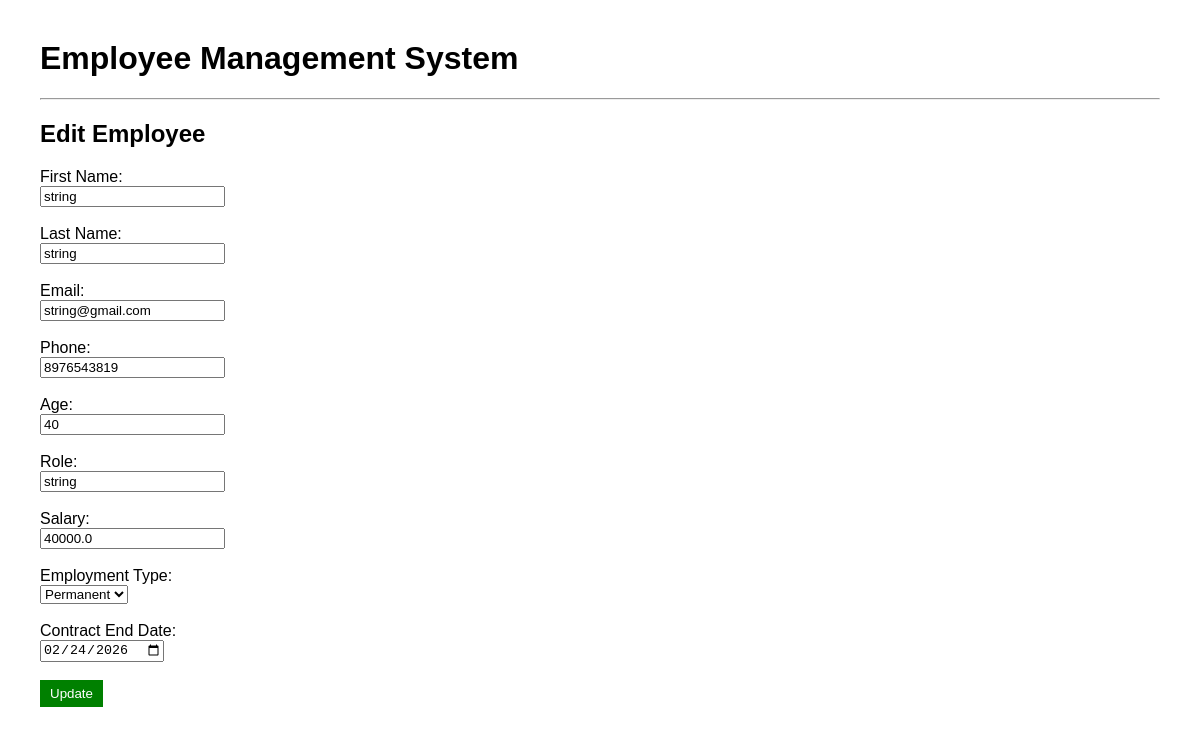
Page /employees/edit/1 on the committed database.
### app/employees/model.py (models this page shows)
class Employee(Base):
    __tablename__ = "employees"
    id = Column(Integer, primary_key=True)
    username = Column(String, unique=True, nullable=False, index=True)
    password = Column(String, nullable=False)
    first_name = Column(String, nullable=False)
    last_name = Column(String, nullable=False)
    email = Column(String, unique=True, nullable=False)
    phone_number = Column(String, nullable=False)
    age = Column(Integer, nullable=False)
    role = Column(String, nullable=False)
    salary = Column(Float, nullable=False)
    employment_type = Column(String, nullable=False)
    contract_end_date = Column(Date, nullable=True)
    created_at = Column(DateTime(timezone=True), server_default=func.now())
    updated_at = Column(
        DateTime(timezone=True), server_default=func.now(), onupdate=func.now()
    )

### app/employees/router.py (the view)
@router.get("/edit/{employee_id}")
def edit_employee_page(
    employee_id: int,
    request: Request,
    service: EmployeeService = Depends(get_employee_service),
):
    try:
        employee = service.get_employee(employee_id)
        return templates.TemplateResponse(
            "edit_employee.html",
            {"request": request, "employee": employee, "errors": None},
        )
    except ValueError as e:
        raise HTTPException(status_code=404, detail=str(e))

### templates/edit_employee.html (shortened to what this page needs)
{% extends "base.html" %}
{% block content %}
<h2>Edit Employee</h2>
<form method="post" action="/employees/edit/{{ employee.id }}">
    <label>First Name:</label><br>
    <input type="text" name="first_name" value="{{ employee.first_name }}"><br><br>
    <label>Last Name:</label><br>
    <input type="text" name="last_name" value="{{ employee.last_name }}"><br><br>
    <label>Email:</label><br>
    <input type="email" name="email" value="{{ employee.email }}"><br><br>
    <label>Phone:</label><br>
    <input type="text" name="phone_number" value="{{ employee.phone_number }}"><br><br>
    <label>Age:</label><br>
    <input type="number" name="age" value="{{ employee.age }}"><br><br>
    <label>Role:</label><br>
    <input type="text" name="role" value="{{ employee.role }}"><br><br>
    <label>Salary:</label><br>
    <input type="number" step="0.01" name="salary" value="{{ employee.salary }}"><br><br>
    <label>Employment Type:</label><br>
    <select name="employment_type">
        <option value="Permanent" {% if employee.employment_type=="Permanent" %}selected{% endif %}>Permanent</option>
    </select><br><br>
    <label>Contract End Date:</label><br>
    <input type="date" name="contract_end_date" value="{{ employee.contract_end_date }}"><br><br>
    <button type="submit" class="btn btn-submit">Update</button>
</form>
{% endblock %}

### templates/base.html (style rules this page uses)
body { font-family: Arial, sans-serif; margin: 40px; }
.btn { padding: 6px 10px; text-decoration: none; border: none; cursor: pointer; }
.btn-submit { background-color: green; color: white; }

### rows in the picture
Employee: first_name "string", last_name "string", email "string@gmail.com", phone_number "8976543819", age "40", role "string", salary "40000.0", contract_end_date "02/24/2026"
